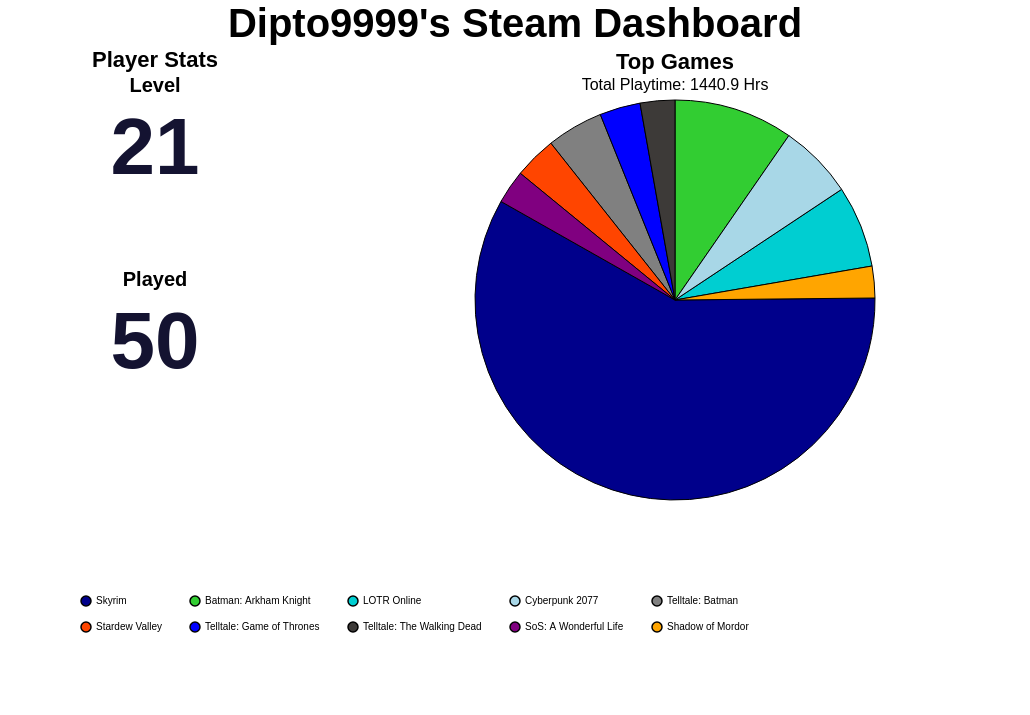

Vega-Lite specification stored for this chart:
### Vega-Lite specification from a JSON file in a GitHub repository (floating-point values rounded to 4 significant figures)
{"background": null, "config": {"view": {"continuousWidth": 300, "continuousHeight": 300, "strokeOpacity": 0, "strokeWidth": 1.5}, "axis": {"labelFontSize": 12, "titleFontSize": 16}, "legend": {"labelFontSize": 12, "titleFontSize": 16}}, "hconcat": [{"vconcat": [{"data": {"name": "data-ce2f25787bade8ca3fba4cb14335a451"}, "mark": {"type": "text", "align": "center", "baseline": "middle", "color": "#141331", "fontSize": 80, "fontWeight": "bold"}, "encoding": {"text": {"field": "Value", "type": "quantitative"}, "x": {"axis": null, "field": "Metric", "type": "nominal"}, "y": {"value": 50}}, "height": 150, "title": {"text": "Level", "anchor": "middle", "fontSize": 20}, "width": 300}, {"data": {"name": "data-92b892d679d5fbeaa0a56e1238c7fc12"}, "mark": {"type": "text", "align": "center", "baseline": "middle", "color": "#141331", "fontSize": 80, "fontWeight": "bold"}, "encoding": {"text": {"field": "Value", "type": "quantitative"}, "x": {"axis": null, "field": "Metric", "type": "nominal"}, "y": {"value": 50}}, "height": 150, "title": {"text": "Played", "anchor": "middle", "fontSize": 20}, "width": 300}], "title": {"text": "Player Stats", "anchor": "middle", "fontSize": 22}}, {"data": {"name": "data-b2da6c3eee8efb20e4c0e498a7d77a12"}, "mark": {"type": "arc", "stroke": "black", "strokeWidth": 1}, "encoding": {"color": {"field": "name", "legend": {"columnPadding": 25, "columns": 5, "direction": "horizontal", "labelFontSize": 10, "orient": "bottom", "padding": 75, "rowPadding": 10, "title": "", "titleAlign": "center", "titleFontSize": 16}, "scale": {"range": ["#00008B", "#32CD32", "#00CED1", "#A8D7E7", "#808080", "#FF4500", "#0000FF", "#3D3A38", "#800080", "#FFA500", "#006400", "#8B0000", "#FFD700", "#4682B4", "#2E8B57"]}, "sort": null, "type": "nominal"}, "theta": {"field": "playtime_percentage", "type": "quantitative"}, "tooltip": [{"field": "name", "title": "Game", "type": "nominal"}, {"field": "playtime_forever", "format": ".1f", "title": "Time (Hrs)", "type": "quantitative"}, {"field": "playtime_percentage", "format": ".2f", "title": "Playtime (%)", "type": "quantitative"}]}, "height": 400, "title": {"text": "Top Games", "anchor": "middle", "fontSize": 22, "subtitle": "Total Playtime: 1440.9 Hrs", "subtitleFontSize": 16}, "width": 700}], "padding": {"left": 250, "right": 250, "top": 0, "bottom": 0}, "title": {"text": "Dipto9999's Steam Dashboard", "anchor": "middle", "fontSize": 40}, "$schema": "https://vega.github.io/schema/vega-lite/v5.20.1.json", "datasets": {"data-ce2f25787bade8ca3fba4cb14335a451": [{"Metric": "Level", "Value": 21}], "data-92b892d679d5fbeaa0a56e1238c7fc12": [{"Metric": "Played", "Value": 50}], "data-b2da6c3eee8efb20e4c0e498a7d77a12": [{"name": "Skyrim", "playtime_forever": 845.3, "appid": 72850, "playtime_percentage": 58.36}, {"name": "Batman: Arkham Knight", "playtime_forever": 139.7, "appid": 208650, "playtime_percentage": 9.64}, {"name": "LOTR Online", "playtime_forever": 95.7, "appid": 212500, "playtime_percentage": 6.61}, {"name": "Cyberpunk 2077", "playtime_forever": 87.28, "appid": 1091500, "playtime_percentage": 6.03}, {"name": "Telltale: Batman", "playtime_forever": 66.22, "appid": 498240, "playtime_percentage": 4.57}, {"name": "Stardew Valley", "playtime_forever": 49.5, "appid": 413150, "playtime_percentage": 3.42}, {"name": "Telltale: Game of Thrones", "playtime_forever": 47.68, "appid": 330840, "playtime_percentage": 3.29}, {"name": "Telltale: The Walking Dead", "playtime_forever": 40.52, "appid": 207610, "playtime_percentage": 2.8}, {"name": "SoS: A Wonderful Life", "playtime_forever": 39.42, "appid": 2111170, "playtime_percentage": 2.72}, {"name": "Shadow of Mordor", "playtime_forever": 37.05, "appid": 241930, "playtime_percentage": 2.56}]}}
